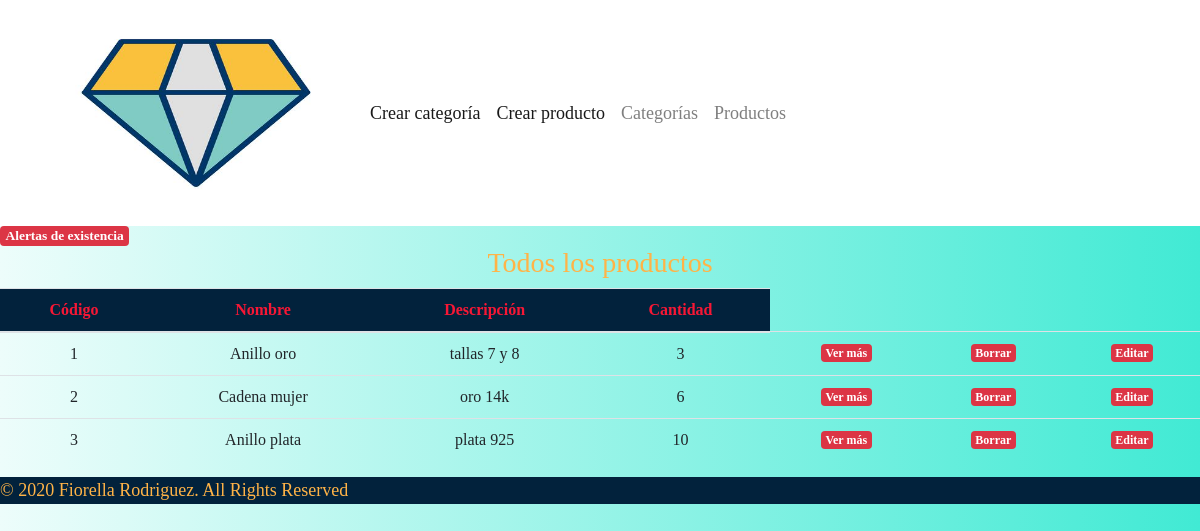
Screenshot of /?c=v_t_p with the database file from the repository.
### tables this page shows
CREATE TABLE `productos` (
  `codigo_p` int(11) NOT NULL,
  `nombre_p` varchar(30) NOT NULL,
  `descripcion_p` varchar(255) NOT NULL,
  `precio_p` int(11) NOT NULL,
  `cantidad_p` int(11) NOT NULL,
  `id_c` int(6) NOT NULL
);

### controller/v_t_p.php (called while the page is built)
<?php
include "view/v_prod.php";

### model/inventario.php (called while the page is built, shortened)
<?php
    class inventario {
        private $codigo_p;
    public function __construct($pnombre_p= " ",$pdescripcion_p= " ",$pprecio_p= " ", $pcantidad_p= " ",$pid_c= 0, $pcodigo_p = 0){
        $this->nombre_p = $pnombre_p;
        $this->descripcion_p = $pdescripcion_p;
        $this->cantidad_p = $pcantidad_p;
        $this->codigo_p = $pcodigo_p;
    }
    public function read($codigo_p = 0){
        $rows = [];
        try{
            $sql = "SELECT * FROM productos";
            $con = new connection();
            $pdo = $con->connect();
            $result = $pdo->query($sql);
            foreach ($result->fetchAll() as $value){
                $rows [] = new inventario($value['nombre_p'],$value['descripcion_p'],$value['precio_p'],$value['cantidad_p'],$value['id_c'],$value['codigo_p']);
            }
        }catch(PDOException $ex){
            die($ex->getMessage());
        }
        return $rows;
    }
    public function get_attribute($codigo_p){
        try{
          return $this->codigo_p;
        } catch (Exception $ex) {
          return NULL;
        }
    }
}

### controller/ver_todos_p.php (called while the page is built)
<?php
require_once 'model/inventario.php';
$inventario = new inventario();
$rows = $inventario->read();

### view/v_prod.php (the view)
<?php include 'controller/ver_todos_p.php';?>
    <a class="badge badge-danger" href='index.php'>Alertas de existencia</a>
    <h3 align="center">Todos los productos</h3>
    <table class="table">
        <thead class="thead" align="center">
          <tr>
            <th scope="col">Código</th>
            <th scope="col">Nombre</th>
            <th scope="col">Descripción</th>
            <th scope="col">Cantidad</th>
          </tr>
        </thead>
        <tbody align="center">
        <?php foreach($rows as $row) {?>
          <tr>
            <td><?php echo $row->get_attribute('codigo_p');?></td>
            <td><?php echo $row->nombre_p;?></td>
            <td><?php echo $row->descripcion_p;?></td>
            <td><?php echo $row->cantidad_p;?></td>
            <td><a class="badge badge-danger" href='?c=v_m_p&codigo_p=<?php echo $row->get_attribute('codigo_p'); ?>'>Ver más</a></td>
            <td><a class="badge badge-danger" href='?c=delete_p&codigo_p=<?php echo $row->get_attribute('codigo_p'); ?>'>Borrar</a></td>
            <td><a class="badge badge-danger" href='?c=update_p&codigo_p=<?php echo $row->get_attribute('codigo_p'); ?>'>Editar</a></td>
          </tr>
            <?php } ?>
        </tbody>
    </table>

### index.php (shortened to what this page needs)
<html>
<head>
    <link rel="stylesheet" href="https://stackpath.bootstrapcdn.com/bootstrap/4.5.0/css/bootstrap.min.css">
    <link rel="stylesheet" href="css/style.css">
  </head>
  <body>
    <?php include 'view/header.php'; ?>
    <?php
        if(isset($_GET['c'])){
            include "controller/".$_GET['c'].".php";
        }else{
            include 'view/home.php';
        }
    ?>
    <?php include 'view/footer.php'; ?>
  </body>
</html>

### view/header.php (shortened to what this page needs)
<header class="header-custom">
    <nav class="navbar navbar-expand-lg navbar-light container">
        <a class="navbar-brand" href="index.php">
            <img src="img/logo.jpg" width="300" height="200">
        </a>
        <div class="collapse navbar-collapse" id="navbarNav">
            <ul class="navbar-nav">
                <li class="nav-item active">
                    <a class="nav-link" href="?c=form_c">Crear categoría<span class="sr-only">(current)</span></a>
                </li>
                <li class="nav-item active">
                    <a class="nav-link" href="?c=form_p">Crear producto<span class="sr-only">(current)</span></a>
                </li>
                <li class="nav-item">
                    <a class="nav-link" href="?c=v_t_c">Categorías</a>
                </li>
                <li class="nav-item">
                    <a class="nav-link" href="?c=v_t_p">Productos</a>
                </li>
            </ul>
        </div>
    </nav>
</header>

### view/footer.php
<footer class="footer-custom">
      © 2020 Fiorella Rodriguez. All Rights Reserved
</footer>

### css/style.css (style rules this page uses)
body { background: linear-gradient(to left,#41EAD4,#EDFDFB); font-family: Tahoma; font-size: 18px; color: #02223C; }
h3 { color: #FFB347; }
.thead { background: #02223C; color: #F71735; }
.header-custom { background-color: white; }
.footer-custom { background-color: #02223C; color: #FFB347; }

### rows the page displays
productos: codigo_p "1", nombre_p "Anillo oro", descripcion_p "tallas 7 y 8", cantidad_p "3"
productos: codigo_p "2", nombre_p "Cadena mujer", descripcion_p "oro 14k", cantidad_p "6"
productos: codigo_p "3", nombre_p "Anillo plata", descripcion_p "plata 925", cantidad_p "10"
